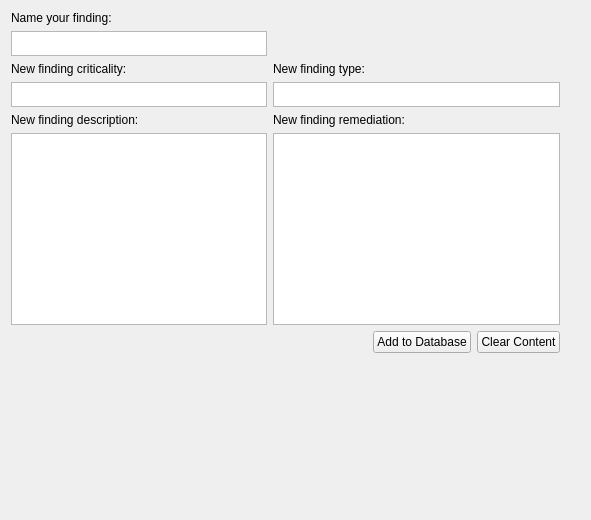
          <widget class="QWidget" name="AddNewFindingTab">
           <attribute name="title">
            <string>Add New Findings</string>
           </attribute>
           <layout class="QGridLayout" name="gridLayout">
            <item row="6" column="0" rowspan="2">
             <spacer name="verticalSpacer">
              <property name="orientation">
               <enum>Qt::Vertical</enum>
              </property>
              <property name="sizeHint" stdset="0">
               <size>
                <width>20</width>
                <height>40</height>
               </size>
              </property>
             </spacer>
            </item>
            <item row="1" column="0">
             <widget class="QTextEdit" name="NameYourFindingTextEdit">
              <property name="maximumSize">
               <size>
                <width>16777215</width>
                <height>25</height>
               </size>
              </property>
             </widget>
            </item>
            <item row="6" column="1">
             <layout class="QHBoxLayout" name="horizontalLayout_17">
              <property name="leftMargin">
               <number>100</number>
              </property>
              <item>
               <widget class="QPushButton" name="SaveNewFindingButton">
                <property name="maximumSize">
                 <size>
                  <width>110</width>
                  <height>16777215</height>
                 </size>
                </property>
                <property name="text">
                 <string>Add to Database</string>
                </property>
               </widget>
              </item>
              <item>
               <widget class="QPushButton" name="ClearContentButton">
                <property name="maximumSize">
                 <size>
                  <width>110</width>
                  <height>16777215</height>
                 </size>
                </property>
                <property name="text">
                 <string>Clear Content</string>
                </property>
               </widget>
              </item>
             </layout>
            </item>
            <item row="5" column="0">
             <widget class="QTextEdit" name="NewFindingDescriptionTextEdit">
              <property name="maximumSize">
               <size>
                <width>16777215</width>
                <height>200</height>
               </size>
              </property>
             </widget>
            </item>
            <item row="4" column="1">
             <widget class="QLabel" name="NewFindingRemediationLBL">
              <property name="text">
               <string>New finding remediation:</string>
              </property>
             </widget>
            </item>
            <item row="5" column="1">
             <widget class="QTextEdit" name="NewFindingRemediationTextEdit">
              <property name="maximumSize">
               <size>
                <width>16777215</width>
                <height>200</height>
               </size>
              </property>
             </widget>
            </item>
            <item row="0" column="0">
             <widget class="QLabel" name="NameYourFindingLBL">
              <property name="maximumSize">
               <size>
                <width>16777215</width>
                <height>25</height>
               </size>
              </property>
              <property name="text">
               <string>Name your finding:</string>
              </property>
             </widget>
            </item>
            <item row="4" column="0">
             <widget class="QLabel" name="NewFindingDescriptionLBL">
              <property name="text">
               <string>New finding description:</string>
              </property>
             </widget>
            </item>
            <item row="2" column="1">
             <widget class="QLabel" name="NewfindingTypeLBL">
              <property name="text">
               <string>New finding type:</string>
              </property>
             </widget>
            </item>
            <item row="7" column="2">
             <spacer name="verticalSpacer_2">
              <property name="orientation">
               <enum>Qt::Vertical</enum>
              </property>
              <property name="sizeHint" stdset="0">
               <size>
                <width>20</width>
                <height>150</height>
               </size>
              </property>
             </spacer>
            </item>
            <item row="3" column="0">
             <widget class="QTextEdit" name="NewFindingCriticalityTextEdit">
              <property name="maximumSize">
               <size>
                <width>16777215</width>
                <height>25</height>
               </size>
              </property>
             </widget>
            </item>
            <item row="3" column="1">
             <widget class="QTextEdit" name="NewfindingTypeTextEdit">
              <property name="maximumSize">
               <size>
                <width>400</width>
                <height>25</height>
               </size>
              </property>
             </widget>
            </item>
            <item row="2" column="0">
             <widget class="QLabel" name="NewFindingCriticalityLBL">
              <property name="maximumSize">
               <size>
                <width>16777215</width>
                <height>30</height>
               </size>
              </property>
              <property name="text">
               <string>New finding criticality:</string>
              </property>
             </widget>
            </item>
           </layout>
          </widget>
